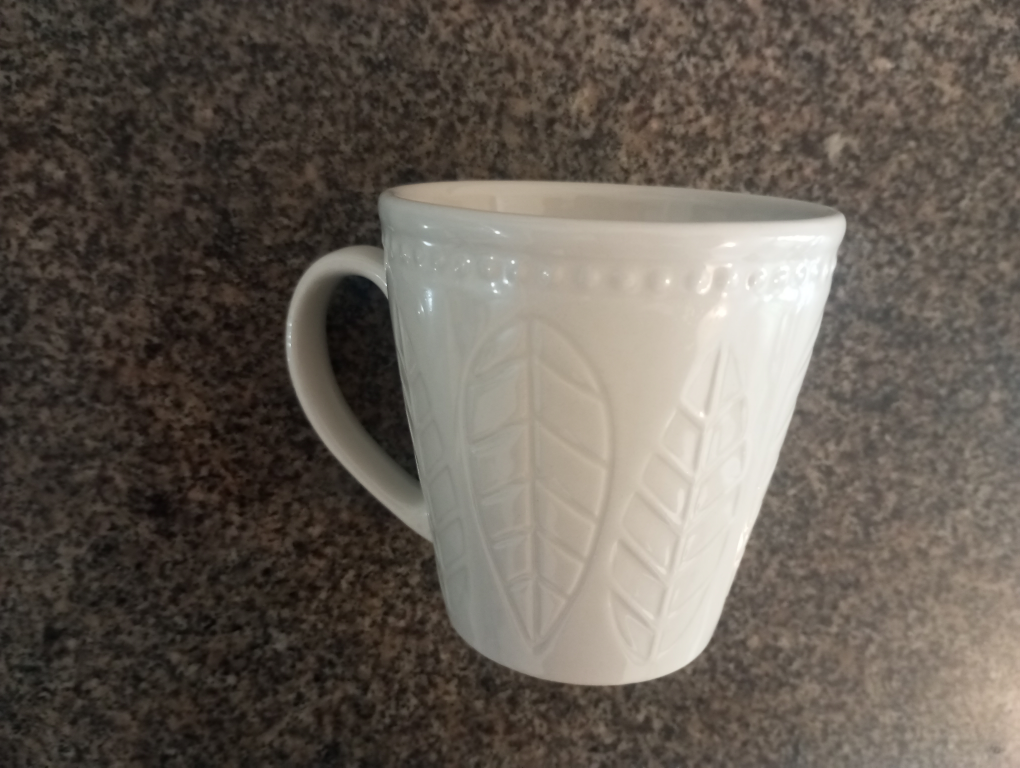
#> input picture Códigos/TrabEP2/ImagensVisaoComp/caneca1-dia-in-fundo1.jpg, 4080 x 3072 px (shown at 1/4 size); its folder holds only this picture in this run
$ jupyter execute --allow-errors EP2.ipynb
#> lines starting #> are read from the running program, lines starting #| are printed output that depends on the picture
## Link da base de dados no github:
- https://github.com/Gustavocurty/VisaoComputacional.git

Estamos usando apenas a pasta ImagensVisaoComp que ja contèm todas as fotos.

[cell 1]
import os
from PIL import Image, ImageFilter, ImageOps
import numpy as np
import math
from scipy.signal import convolve2d
import pillow_heif
import re
import pandas as pd
from collections import defaultdict
import cv2
import matplotlib.pyplot as plt

[cell 2]
# Registrar suporte HEIF/HEIC no Pillow
pillow_heif.register_heif_opener()
#> (this line was passed over: pillow_heif is not available in this run)

file = 'ImagensVisaoComp'
augmented_folder = 'augmented_fotos'
normalized_folder = 'normalized_fotos'

# Verificar se o diretório existe
if not os.path.exists(file):
    print(f"O diretório '{file}' não existe.")
    exit()

# Verificar se a pasta augmented_fotos existe, se não, criar
if not os.path.exists(augmented_folder):
    os.makedirs(augmented_folder)

imagens = os.listdir(file)

# Filtrar apenas os arquivos de imagem
image_files = [img for img in imagens if img.lower().endswith(('.jpg', '.jpeg', '.png', '.heic'))]

## EP2.1: Data augmentation

[cell 3]
def rgb2gray(image):
    return image.convert('L')

def gradient_background_addition(image):
    # Adiciona um gradiente no fundo da imagem em níveis de cinza
    width, height = image.size
    gradient = np.tile(np.linspace(0, 255, width, dtype=np.uint8), (height, 1))
    image_np = np.array(image)
    result = np.clip(image_np + gradient, 0, 255)
    return Image.fromarray(result)

def log_transform(image):
    image_np = np.array(image, dtype=np.float32) + 1  # Adicionar 1 para evitar log(0)
    c = 255 / np.log(1 + np.max(image_np))
    log_image = c * np.log(image_np)
    return Image.fromarray(np.clip(log_image, 0, 255).astype(np.uint8))

def exp_transform(image):
    # Transformação exponencial e normalização
    image = np.float32(image) / 255.0
    exp_image = np.exp(image)
    exp_image = cv2.normalize(exp_image, None, 0, 255, cv2.NORM_MINMAX)
    return Image.fromarray(np.uint8(exp_image))

def mean_filter(image, kernel_size=3):
    return image.filter(ImageFilter.Kernel((kernel_size, kernel_size), [1/(kernel_size**2)]*kernel_size**2))

# Processar cada imagem
for img_file in image_files:
    # Carregar a imagem
    img_path = os.path.join(file, img_file)
    image = Image.open(img_path)
#> image is the input picture: PIL image 4080x3072 RGB; mean R, G, B 101.7, 93.5, 84.8

    # Converter para níveis de cinza e salvar no originalGrayDataset
    gray_image = rgb2gray(image)
    gray_path = os.path.join(augmented_folder, f'gray_{img_file}')
    gray_image.save(gray_path)

    # Aplicar e salvar cada função de data augmentation
    transformations = {
        'gradient': gradient_background_addition,
        'log': log_transform,
        'exp': exp_transform,
        'mean': lambda img: mean_filter(img, kernel_size=3)
    }

    for name, func in transformations.items():
        augmented_image = func(gray_image)
        augmented_path = os.path.join(augmented_folder, f'{name}_{img_file}')
        augmented_image.save(augmented_path)
#> this loop made 4 passes
#> pass 1, in gradient_background_addition, `result = np.clip(image_np + gradient, 0, 255)`:
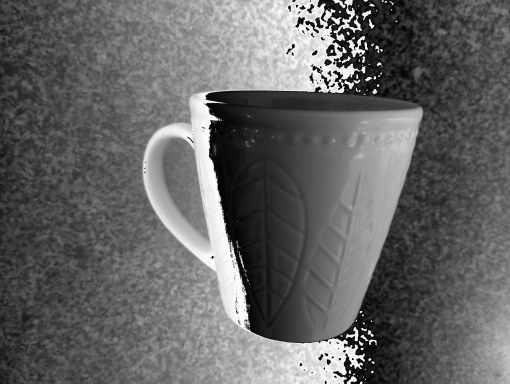
#> result: shape (3072, 4080) (shown at 1/8 size); min 0, max 255, mean 100.3
#> pass 2, in log_transform, `log_image = c * np.log(image_np)`:
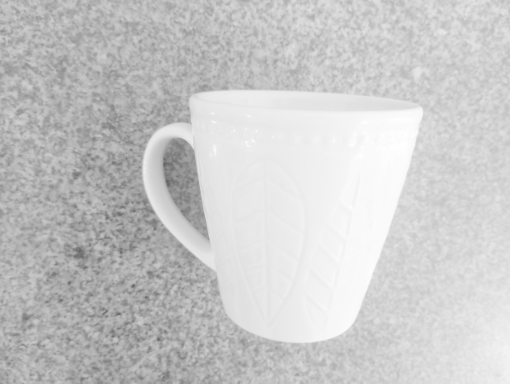
#> log_image: shape (3072, 4080) float32 (shown at 1/8 size); min 82.34, max 254.8, mean 201.4

print("Data augmentation concluído e imagens salvas em", augmented_folder)
#| Data augmentation concluído e imagens salvas em augmented_fotos

[cell 4]
# Função para extrair partes do nome da imagem
# [51 lines left out: functions split_name, create_image_table, not called in this run]

# Tabela sumária global
def tabela_global_sumaria(image_files, folder_path):
    data = {
        'Nomes dos objetos': [],
        'Número de classes': 0,
        'Número de Imagens': 0,
        'Tamanho da base (KB)': 0,
        'Resolução das imagens': None,
    }

    selected_object = set()
    total_size_kb = 0

    for image_file in image_files:
        image_path = os.path.join(folder_path, image_file)

        parsed_data = split_name(image_file)
        if parsed_data is None:
            continue

        object_type, object_name, day_or_night, environment, background = parsed_data

        selected_object.add(object_name)

        try:
            image = Image.open(image_path)
            size_kb = os.path.getsize(image_path) / 1024
            total_size_kb += size_kb

            if data['Resolução das imagens'] is None:
                width, height = image.size
                dimension = f"{width}x{height}"
                data['Resolução das imagens'] = dimension

        except Exception as e:
            print(f"Erro ao processar a imagem '{image_file}': {e}")
            continue

    data['Nomes dos objetos'] = list(selected_object)
    data['Número de classes'] = len(selected_object)
    data['Número de Imagens'] = len(image_files)
    data['Tamanho da base (KB)'] = int(total_size_kb)

    df = pd.DataFrame([data])
    df.to_csv('tabela_global_sumaria.csv', index=False)
    return df

# Tabela detalhada por classe
def tabela_detalhada_classe(image_files):
    data = defaultdict(lambda: {
        'Qntd de Objetos': 0,
        'Variações de fundo': set(),
        'Variações de iluminação': set(),
        'Total de amostras': 0,
    })

    for image_file in image_files:
        parsed_data = split_name(image_file)
        if parsed_data is None:
            continue

        object_type, object_name, day_or_night, environment, background = parsed_data

        data[object_name]['Qntd de Objetos'] += 1
        data[object_name]['Variações de fundo'].add(background)
        data[object_name]['Variações de iluminação'].add(day_or_night)
        data[object_name]['Total de amostras'] += 1

    table_data = []
    for object_name, stats in data.items():
        table_data.append({
            'Nome do objeto': object_name,
            'Qntd de Objetos': stats['Qntd de Objetos'],
            'Variações de fundo': ', '.join(stats['Variações de fundo']),
            'Variações de iluminação': ', '.join(stats['Variações de iluminação']),
            'Total de amostras': stats['Total de amostras'],
        })

    df = pd.DataFrame(table_data)
    df.to_csv('tabela_detalhada_classe.csv', index=False)
    return df

# Executando e exibindo as tabelas
image_files = os.listdir(augmented_folder)
#> image_files = []

print('Tabela Global Sumária')
df_global = tabela_global_sumaria(image_files, augmented_folder)
#> in tabela_global_sumaria, `df = pd.DataFrame([data])`: df = table of 1 rows and 5 columns
#> df_global = table of 1 rows and 5 columns
print(df_global)
#> (printed output is left out)

print('\nTabela Detalhada por Classe')
df_detalhada = tabela_detalhada_classe(image_files)
#> after the loop in tabela_detalhada_classe, `for image_file in image_files:`: data = 0 items
#> after the loop in tabela_detalhada_classe, `for object_name, stats in data.items():`: table_data = []
#> in tabela_detalhada_classe, `df = pd.DataFrame(table_data)`: df = table of 0 rows and 0 columns
#> df_detalhada = table of 0 rows and 0 columns
print(df_detalhada)
#| Empty DataFrame
#| Columns: []
#| Index: []

## EP2.2: Normalização e análise da variação das classes

[cell 5]
# Função de equalização de histograma
def histogram_equalization(image):
    return ImageOps.equalize(image)

# Aplicar equalização de histograma ao originalGrayDataset para criar normalizedDataset
for img_file in os.listdir(file):
    if img_file.lower().endswith(('.jpg', '.jpeg', '.png', '.heic')):
        img_path = os.path.join(file, img_file)
        image = Image.open(img_path).convert('L')  # Converter para grayscale
        normalized_image = histogram_equalization(image)
#> in histogram_equalization, `return ImageOps.equalize(image)`:
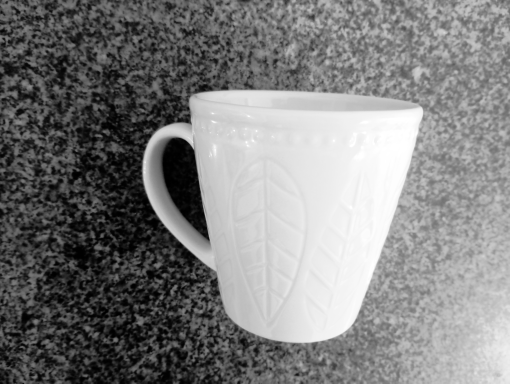
#> returned value: PIL image 4080x3072 L (shown at 1/8 size); min 0, max 255, mean 126.7
        normalized_image.save(os.path.join(normalized_folder, img_file))

# Funções de análise de dados
def calculate_prototype(images):
    # Protótipo médio: média de todas as imagens de uma classe
    return np.mean(images, axis=0)

# [9 lines left out: functions calculate_average_histogram, calculate_histogram_variance, not called in this run]

# Função para carregar imagens de um diretório e converter para numpy arrays
def load_images_from_folder(folder, target_size=(256, 256)):
    images = []
    for img_file in os.listdir(folder):
        if img_file.endswith(('.png', '.jpg', '.jpeg', '.heic')):
            image_path = os.path.join(folder, img_file)
            try:
                image = Image.open(image_path).convert('L')  # Converte para escala de cinza
                image = image.resize(target_size)  # Redimensiona a imagem
                images.append(np.array(image))
            except Exception as e:
                print(f"Erro ao carregar a imagem {img_file}: {e}")
    return np.array(images)

# Carregar datasets
original_images = load_images_from_folder(file)
#> in load_images_from_folder, `image = image.resize(target_size)`:
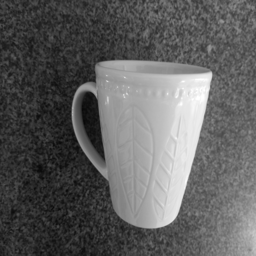
#> image: PIL image 256x256 L; min 8, max 255, mean 95
augmented_images = load_images_from_folder(augmented_folder)
#> augmented_images = empty array
#> (the rest of this cell did not finish here and is left out)


# Calcular e mostrar análise para cada dataset
datasets = {
    'Original': original_images,
    'Augmented': augmented_images,
    'Normalized': normalized_images
}

for name, images in datasets.items():
    prototype = calculate_prototype(images)
    avg_histogram = calculate_average_histogram(images)
    hist_variance = calculate_histogram_variance(images)

    # Exibir resultados
    print(f"\nAnálise para o dataset: {name}")
    print("Protótipo médio (exibido como imagem):")
    plt.imshow(prototype, cmap='gray')
    plt.title(f'Protótipo Médio - {name}')
    plt.show()

    print("Histograma médio:")
    plt.plot(avg_histogram)
    plt.title(f'Histograma Médio - {name}')
    plt.show()

    print("Variância do histograma:")
    plt.plot(hist_variance)
    plt.title(f'Variância do Histograma - {name}')
    plt.show()

$ run again, on Códigos/TrabEP2/ImagensVisaoComp/caneca1-noite-in-fundo2.jpg
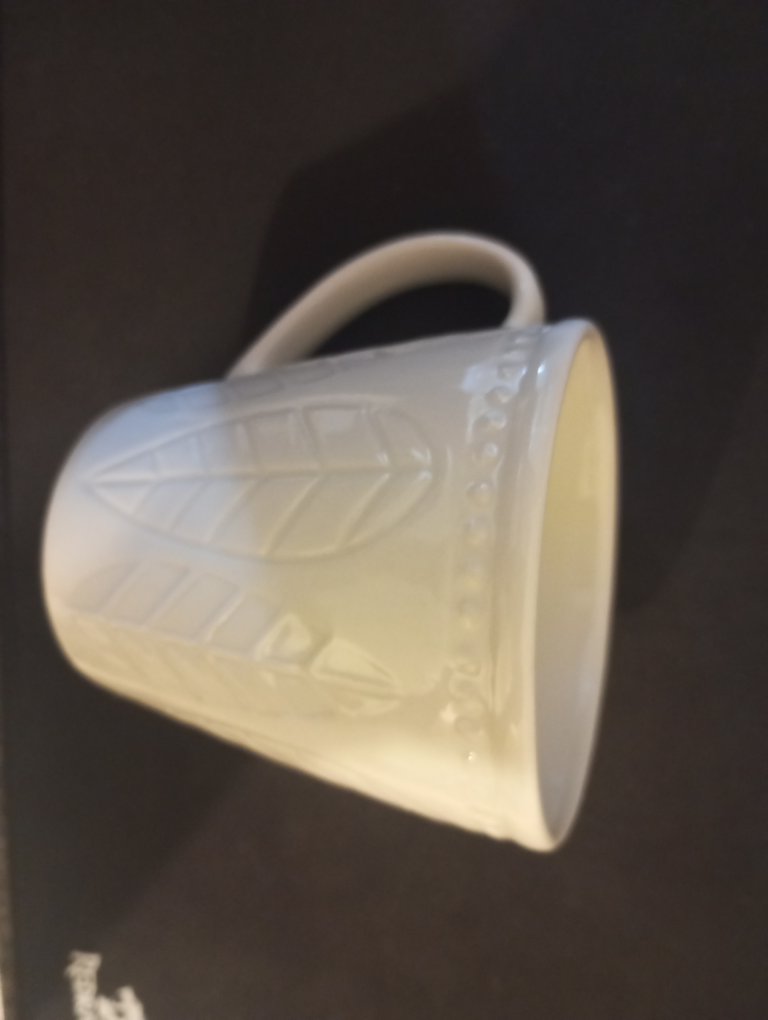
#> input picture Códigos/TrabEP2/ImagensVisaoComp/caneca1-noite-in-fundo2.jpg, 3072 x 4080 px (shown at 1/4 size)
#> image is the input picture: PIL image 3072x4080 RGB; mean R, G, B 91.3, 82.3, 73.4
#> the loop `for name, func in transformations.items():` made 4 passes
#> pass 1, in gradient_background_addition, `result = np.clip(image_np + gradient, 0, 255)`:
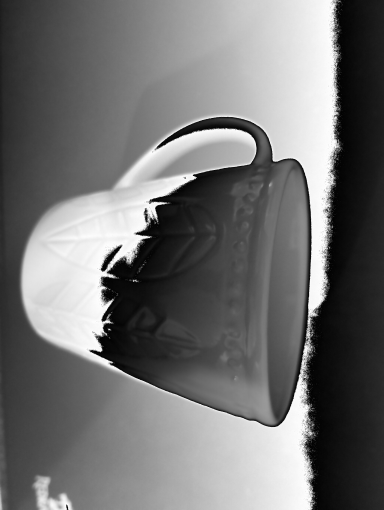
#> result: shape (4080, 3072) (shown at 1/8 size); min 0, max 255, mean 112.9
#| Data augmentation concluído e imagens salvas em augmented_fotos
#> image_files = []
#> in tabela_global_sumaria, `df = pd.DataFrame([data])`: df = table of 1 rows and 5 columns
#> (printed output is left out)
#> after the loop in tabela_detalhada_classe, `for image_file in image_files:`: data = 0 items
#> after the loop in tabela_detalhada_classe, `for object_name, stats in data.items():`: table_data = []
#> in tabela_detalhada_classe, `df = pd.DataFrame(table_data)`: df = table of 0 rows and 0 columns
#| Empty DataFrame
#| Columns: []
#| Index: []
#> in load_images_from_folder, `image = image.resize(target_size)`:
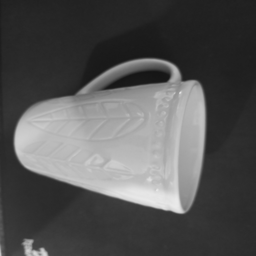
#> image: PIL image 256x256 L; min 21, max 233, mean 84
#> augmented_images = empty array

$ run again, on Códigos/TrabEP2/ImagensVisaoComp/caneca1-noite-in-fundo3.jpg
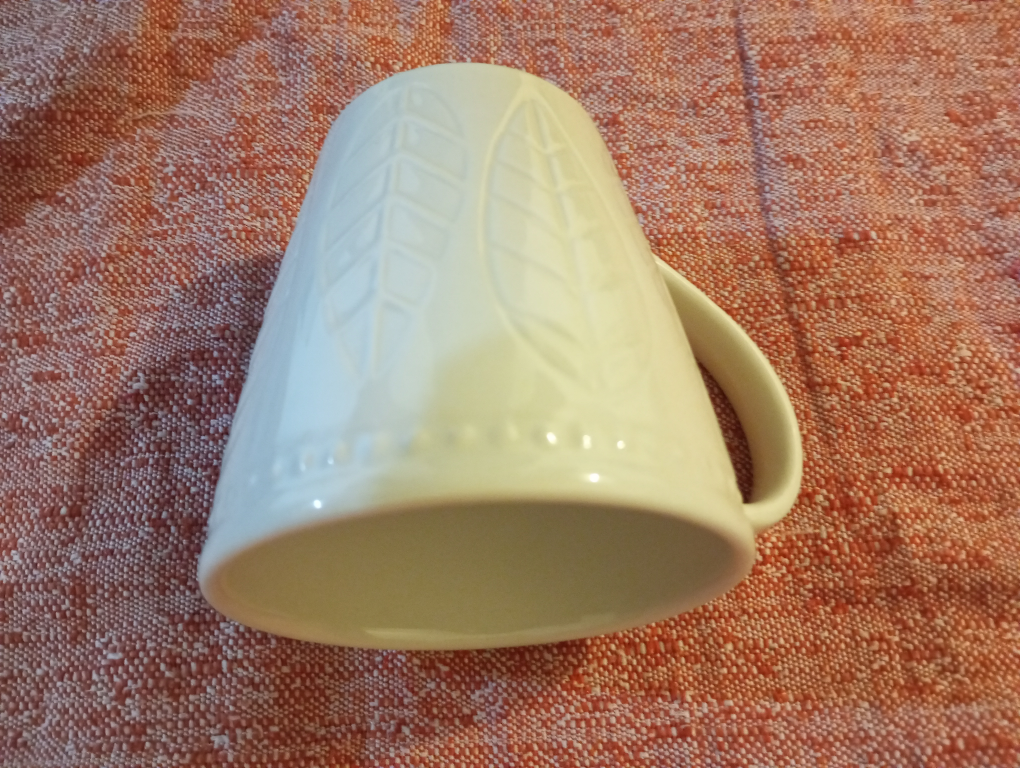
#> input picture Códigos/TrabEP2/ImagensVisaoComp/caneca1-noite-in-fundo3.jpg, 4080 x 3072 px (shown at 1/4 size)
#> image is the input picture: PIL image 4080x3072 RGB; mean R, G, B 159.4, 122.4, 101.1
#> the loop `for name, func in transformations.items():` made 4 passes
#> pass 1, in gradient_background_addition, `result = np.clip(image_np + gradient, 0, 255)`:
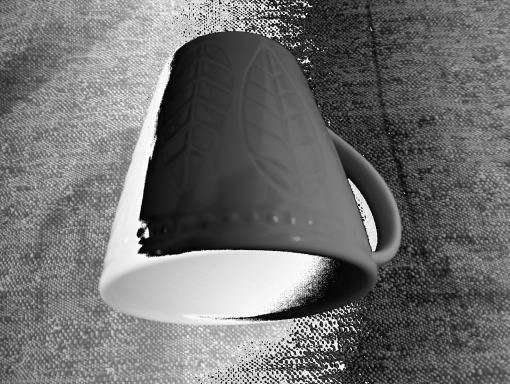
#> result: shape (3072, 4080) (shown at 1/8 size); min 0, max 255, mean 111.4
#| Data augmentation concluído e imagens salvas em augmented_fotos
#> image_files = []
#> in tabela_global_sumaria, `df = pd.DataFrame([data])`: df = table of 1 rows and 5 columns
#> (printed output is left out)
#> after the loop in tabela_detalhada_classe, `for image_file in image_files:`: data = 0 items
#> after the loop in tabela_detalhada_classe, `for object_name, stats in data.items():`: table_data = []
#> in tabela_detalhada_classe, `df = pd.DataFrame(table_data)`: df = table of 0 rows and 0 columns
#| Empty DataFrame
#| Columns: []
#| Index: []
#> in load_images_from_folder, `image = image.resize(target_size)`:
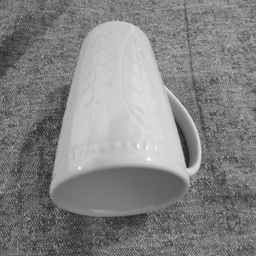
#> image: PIL image 256x256 L; min 33, max 255, mean 131
#> augmented_images = empty array
